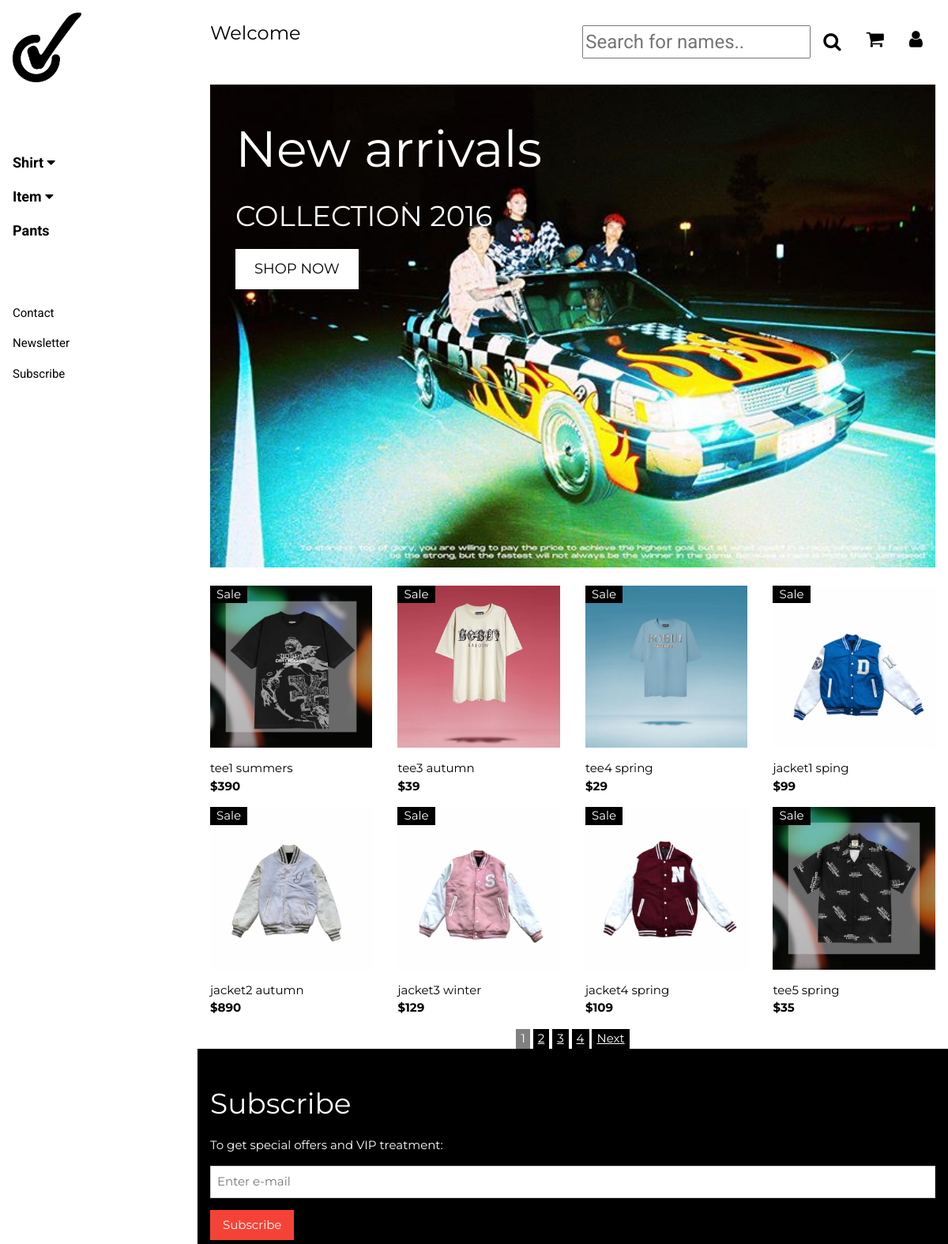
Before: / (upper part) with the older database file.
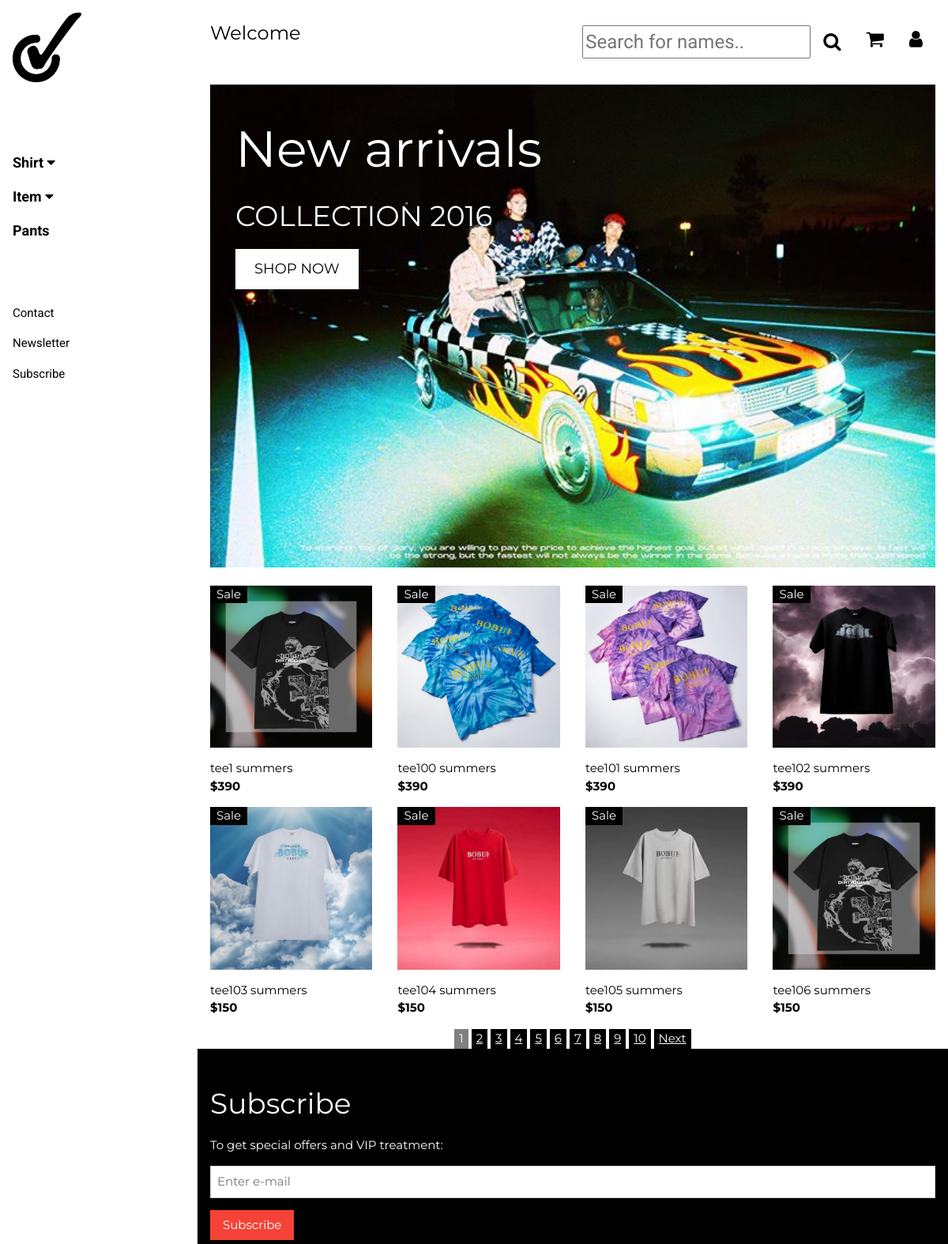
After: the same page with the newer database file.
### tables this page shows
CREATE TABLE `sanpham` (
  `maSP` int(30) NOT NULL,
  `maloaiSP` int(11) NOT NULL,
  `thongtinSP` varchar(100) NOT NULL,
  `tenSP` varchar(30) NOT NULL,
  `giaSP` int(11) NOT NULL,
  `hinhanhSP` varchar(100) NOT NULL,
  `sizeL` int(11) DEFAULT NULL,
  `sizeXL` int(11) DEFAULT NULL
);

### components/Product.php (the view, shortened to what this page needs)
<html>
    <div class="w3-col l3 s6">
        <div class="w3-container">
            <div class="w3-display-container">
                <img src="Images/T-SHIRT/<?= $row['hinhanhSP'] ?>" style="width:100%">
                <span class="w3-tag w3-display-topleft">Sale</span>
            </div>
            <p><?= $row['tenSP'] ?> <br><b>$<?= $row['giaSP'] ?></b></p>
        </div>
    </div>
    </html>

### index.php (shortened to what this page needs)
<!DOCTYPE html>
<html>
<link rel="stylesheet" href="SOURCE.css">
<link rel="stylesheet" href="https://cdnjs.cloudflare.com/ajax/libs/font-awesome/4.7.0/css/font-awesome.min.css">
<body class="w3-content" style="max-width:1200px" onload="reloadgiohang()">
    <?php include 'components/nav.php'; ?>
    <?php include 'components/headmenu.php' ?>
    <div class="w3-display-container w3-container">
        <div class="slideshow-container">
            <div class="mySlides fade">
                <img src="Images/ANHNEN/2.jpg" style="width:100%">
            </div>
        </div>
        <br>
        <div class="w3-display-topleft w3-text-white" style="padding:24px 48px">
            <h1 class="w3-jumbo w3-hide-small">New arrivals</h1>
            <h1 class="w3-hide-small">COLLECTION 2016</h1>
            <p><a href="#jeans" class="w3-button w3-white w3-padding-large w3-large">SHOP NOW</a></p>
        </div>
    </div>
    <?php
    $conn = createDbConnection();
    $result = mysqli_query($conn, 'select count(*) as total from sanpham');
    $row = mysqli_fetch_assoc($result);
    $total_records = $row['total'];
    $current_page = isset($_GET['page']) ? $_GET['page'] : 1;
    $limit = 8;
    $total_page = ceil($total_records / $limit);
    $start = ($current_page - 1) * $limit;
    ?>
    <div class="w3-row w3-whitescale" id="myTable">
        <?php
       $con = createDBConnection();
       $sql = "SELECT * FROM sanpham LIMIT $start, $limit";
       $result = mysqli_query($con, $sql);
       while ($row = mysqli_fetch_assoc($result)) {
        ?>
            <?php include 'components/Product.php' ?>
        <?php } ?>
    </div>
    <div class="w3-bar w3-center ">
        <?php
        for ($i = 1; $i <= $total_page; $i++) {
            if ($i == $current_page) {
                echo '<button style=" color: #fff;border:none;background-color: gray"><span>' . $i . '</span></button>  ';
            } else {
                echo '<button style=" color: #fff;border:none;background-color: black"><a href="index.php?page=' . $i . '">' . $i . '</a></button>  ';
            }
        }
        if ($current_page < $total_page && $total_page > 1) {
            echo '<button style=" color: #fff;border:none;background-color: black"><a href="index.php?page=' . ($current_page + 1) . '">Next</a></button>  ';
        }
        ?>
    </div>
    <div class="w3-container w3-black w3-padding-32">
        <h1>Subscribe</h1>
        <p>To get special offers and VIP treatment:</p>
        <p><input class="w3-input w3-border" type="text" placeholder="Enter e-mail" style="width:100%"></p>
        <button type="button" class="w3-button w3-red w3-margin-bottom">Subscribe</button>
    </div>
</body>
</html>

Changed rows visible on the page:
no longer on this page (row unchanged): sanpham: hinhanhSP (picture), tenSP "tee3 autumn", giaSP "39"
no longer on this page (row edited): sanpham: hinhanhSP (picture), tenSP "tee4 spring", giaSP "29"
no longer on this page (row unchanged): sanpham: hinhanhSP (picture), tenSP "jacket1 sping", giaSP "99"
no longer on this page (row edited): sanpham: hinhanhSP (picture), tenSP "jacket2 autumn", giaSP "890"
no longer on this page (row edited): sanpham: hinhanhSP (picture), tenSP "jacket3 winter", giaSP "129"
no longer on this page (row unchanged): sanpham: hinhanhSP (picture), tenSP "jacket4 spring", giaSP "109"
no longer on this page (row unchanged): sanpham: hinhanhSP (picture), tenSP "tee5 spring", giaSP "35"
added sanpham: hinhanhSP (picture), tenSP "tee100 summers", giaSP "390"
added sanpham: hinhanhSP (picture), tenSP "tee101 summers", giaSP "390"
added sanpham: hinhanhSP (picture), tenSP "tee102 summers", giaSP "390"
added sanpham: hinhanhSP (picture), tenSP "tee103 summers", giaSP "150"
added sanpham: hinhanhSP (picture), tenSP "tee104 summers", giaSP "150"
added sanpham: hinhanhSP (picture), tenSP "tee105 summers", giaSP "150"
added sanpham: hinhanhSP (picture), tenSP "tee106 summers", giaSP "150"
Other visible differences:
new list line: "5"
new list line: "6"
new list line: "7"
new list line: "8"
new list line: "9"
new list line: "10"
